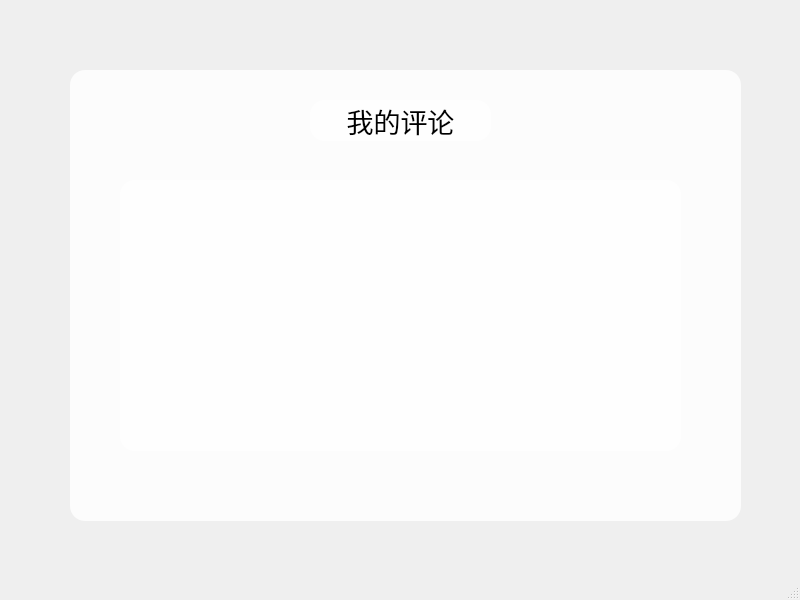
<?xml version="1.0" encoding="UTF-8"?>
<ui version="4.0">
 <class>MyComment</class>
 <widget class="QMainWindow" name="MyComment">
  <property name="geometry">
   <rect>
    <x>0</x>
    <y>0</y>
    <width>800</width>
    <height>600</height>
   </rect>
  </property>
  <property name="windowTitle">
   <string>MainWindow</string>
  </property>
  <property name="styleSheet">
   <string notr="true">*{
background-image:url(:/img/8574639.jpg);
font-size:20px;
font-family:Century Gothic;
}
QFrame{
background:rgba(255,255,255,0.8);
border-radius:15px;
}

#Widget{

}

QToolButton{
background:red;
border-radius:60px;
}
QLabel{
font-size:27px;
color:black;
background:rgb(255,255,255,0.8);

}
QPushButton{
font-size:18px;
background:white;
border-radius:15px;
}
QPushButton:hover{

border-radius:15px;
background:#c8adc4;
}
QLineEdit{
background:rgba(255,255,255,0.8);
color:#717072;
border-radius:15px;
}
QTextBrowser{
	font-size:15px;
}</string>
  </property>
  <widget class="QWidget" name="centralwidget">
   <widget class="QFrame" name="frame">
    <property name="geometry">
     <rect>
      <x>70</x>
      <y>70</y>
      <width>671</width>
      <height>451</height>
     </rect>
    </property>
    <property name="frameShape">
     <enum>QFrame::StyledPanel</enum>
    </property>
    <property name="frameShadow">
     <enum>QFrame::Raised</enum>
    </property>
    <widget class="QListView" name="listView">
     <property name="geometry">
      <rect>
       <x>50</x>
       <y>110</y>
       <width>561</width>
       <height>271</height>
      </rect>
     </property>
     <property name="contextMenuPolicy">
      <enum>Qt::CustomContextMenu</enum>
     </property>
    </widget>
    <widget class="QLabel" name="label">
     <property name="geometry">
      <rect>
       <x>240</x>
       <y>30</y>
       <width>181</width>
       <height>41</height>
      </rect>
     </property>
     <property name="styleSheet">
      <string notr="true">QLable{
background:rgb(0,0,0);
border:soild 10px
}</string>
     </property>
     <property name="text">
      <string>我的评论</string>
     </property>
     <property name="alignment">
      <set>Qt::AlignCenter</set>
     </property>
    </widget>
   </widget>
  </widget>
  <widget class="QStatusBar" name="statusbar"/>
 </widget>
 <resources/>
 <connections/>
</ui>
